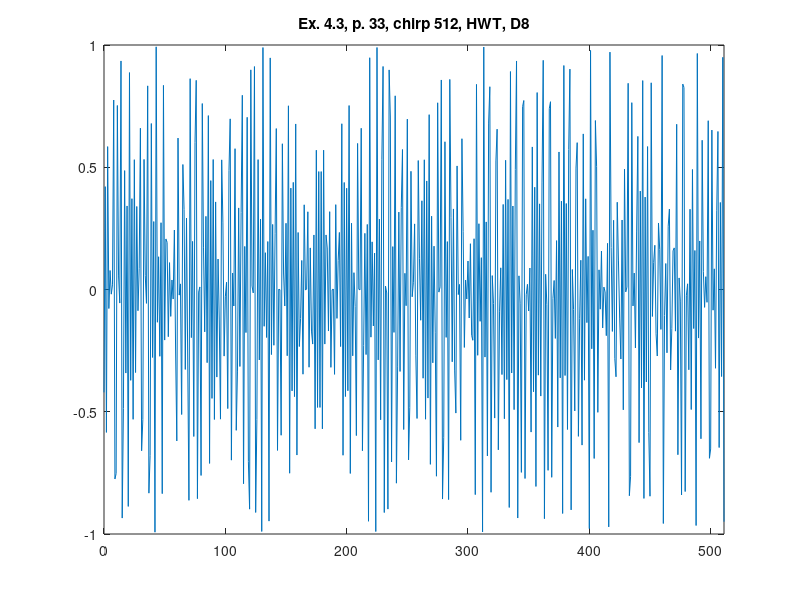

Source code (MATLAB):
%% ========================================================================
%% Programmatic octave notes on "Ripples in Mathematics" by A. Jensen
%% and A. la Cour-Harbo written with a deep gratitude to the authors for
%% this wonderful text. 
%% 
%% Reconstruction of graphs in ex. 4.3, p.33, HWT, D8.
%%
%% Author: Vladimir Kulyukin
%% 
%% NB: I have tested this code in Octave 4.
%% =========================================================================
t = [0:511];

%%y_ex_4_3_chirp_512_p33 = arrayfun(@(x) sin(x*x), t);

y_ex_4_3_chirp_HWT_D8_512_p33 = [
-0.42073549240394825
0.42073549240394825
-0.5844604902748424
0.5844604902748424
-0.07777578328364614
0.07777578328364614
-0.019013100341821965
0.019013100341821965
0.7749570162356223
-0.7749570162356223
-0.7525904329166693
0.7525904329166693
0.05548913688956763
-0.05548913688956763
0.9348124667872284
-0.9348124667872284
-0.4863435069106533
0.4863435069106533
-0.3417258869079653
0.3417258869079653
-0.8871946862825896
0.8871946862825896
-0.3714847903958565
0.3714847903958565
-0.5309845256631979
0.5309845256631979
-0.3395353307380965
0.3395353307380965
-0.08678387079686106
0.08678387079686106
0.6596700240488831
-0.6596700240488831
-0.5320366892710195
0.5320366892710195
0.05671972035603344
-0.05671972035603344
0.8329077384371376
-0.8329077384371376
-0.678830274274118
0.678830274274118
-0.2779133446834451
0.2779133446834451
-0.9925556149893443
0.9925556149893443
-0.1339883143938122
0.1339883143938122
-0.273153948065338
0.273153948065338
-0.8349295985058374
0.8349295985058374
-0.20683557580302625
0.20683557580302625
0.19301361833410707
-0.19301361833410707
0.10995572318950517
-0.10995572318950517
0.03896657888681854
-0.03896657888681854
0.24334947724753758
-0.24334947724753758
-0.619369812341236
0.619369812341236
-0.022938105397253883
0.022938105397253883
-0.5112488672458233
0.5112488672458233
0.32695076925870764
-0.32695076925870764
0.29237029768151246
-0.29237029768151246
-0.8622737465909619
0.8622737465909619
-0.19675267607095487
0.19675267607095487
-0.6011792099621538
0.6011792099621538
0.8554974025300212
-0.8554974025300212
-0.010464307736269829
0.010464307736269829
-0.7605918747815806
0.7605918747815806
0.1732233195864719
-0.1732233195864719
0.29923315752180635
-0.29923315752180635
0.7112992024611975
-0.7112992024611975
0.4453863699734111
-0.4453863699734111
0.531603076712768
-0.531603076712768
0.3581756381635572
-0.3581756381635572
0.12462245152794854
-0.12462245152794854
-0.5302201190562885
0.5302201190562885
0.27239601369028477
-0.27239601369028477
-0.029757504596802167
0.029757504596802167
-0.48698380509764466
0.48698380509764466
0.697912927981363
-0.697912927981363
0.06751794886269236
-0.06751794886269236
0.5759555129093512
-0.5759555129093512
-0.33362489131730577
0.33362489131730577
-0.31478505571979754
0.31478505571979754
0.7943876381589409
-0.7943876381589409
0.1761420670664356
-0.1761420670664356
0.7043194331360096
-0.7043194331360096
-0.8983205929080151
0.8983205929080151
0.013949877230433783
-0.013949877230433783
0.9118746596109768
-0.9118746596109768
-0.5312670522530757
0.5312670522530757
-0.2881119054360536
0.2881119054360536
-0.9896343109072953
0.9896343109072953
-0.15049478087821938
0.15049478087821938
-0.1962206685592119
0.1962206685592119
-0.9472279423420823
0.9472279423420823
-0.26609878895468847
0.26609878895468847
-0.2280644828144155
0.2280644828144155
0.6581920139299431
-0.6581920139299431
0.0012655174564628058
-0.0012655174564628058
-0.596108220103061
0.596108220103061
0.06750948880923074
-0.06750948880923074
0.2709557736053979
-0.2709557736053979
0.7514210224330736
-0.7514210224330736
0.41465514837771994
-0.41465514837771994
0.43811695176328314
-0.43811695176328314
0.6770782534340454
-0.6770782534340454
0.23318097813544492
-0.23318097813544492
-0.1188174164523485
0.1188174164523485
-0.3464112950229175
0.3464112950229175
-0.0020538183004923383
0.0020538183004923383
0.31788784635132805
-0.31788784635132805
0.17012747597463945
-0.17012747597463945
-0.2230995121748695
0.2230995121748695
-0.5697310936483782
0.5697310936483782
-0.4823995447761685
0.4823995447761685
-0.48236222517356164
0.48236222517356164
-0.5698799662312758
0.5698799662312758
-0.2231750454253607
0.2231750454253607
0.16981303991501043
-0.16981303991501043
0.31835544878630345
-0.31835544878630345
-0.00206524825738047
0.00206524825738047
-0.3470637028066153
0.3470637028066153
-0.11814187111598157
0.11814187111598157
0.23330603612376355
-0.23330603612376355
0.6779000225108951
-0.6779000225108951
0.4377205939663764
-0.4377205939663764
0.4141708924343453
-0.4141708924343453
0.7523974771332146
-0.7523974771332146
0.27115989016626474
-0.27115989016626474
0.06881010870728871
-0.06881010870728871
-0.5974118624773229
0.5974118624773229
0.0012420675298340234
-0.0012420675298340234
0.6594877832783557
-0.6594877832783557
-0.2296995544886923
0.2296995544886923
-0.26610962106375097
0.26610962106375097
-0.9479090437425018
0.9479090437425018
-0.19488266746634056
0.19488266746634056
-0.1491214525115731
0.1491214525115731
-0.9898413094698202
0.9898413094698202
-0.28788511048486914
0.28788511048486914
-0.5328434494072053
0.5328434494072053
0.9122277345941432
-0.9122277345941432
0.014025777907944681
-0.014025777907944681
-0.8981205782049697
0.8981205782049697
0.7054488094887372
-0.7054488094887372
0.17542721173921583
-0.17542721173921583
0.7921600778333288
-0.7921600778333288
-0.3166232073421801
0.3166232073421801
-0.33520493334103196
0.33520493334103196
0.5725855762127574
-0.5725855762127574
0.06623272903825345
-0.06623272903825345
0.6968555408638514
-0.6968555408638514
-0.4834463280805283
0.4834463280805283
-0.02974643877349606
0.02974643877349606
0.26832355540426506
-0.26832355540426506
-0.5274552231651154
0.5274552231651154
0.12568809033164974
-0.12568809033164974
0.36286766895856154
-0.36286766895856154
0.5305439142793384
-0.5305439142793384
0.44402216292566954
-0.44402216292566954
0.7151029141044891
-0.7151029141044891
0.2998491277616188
-0.2998491277616188
0.1772781443358882
-0.1772781443358882
-0.7636682994807169
0.7636682994807169
-0.01070143933836265
0.01070143933836265
0.8570065906613662
-0.8570065906613662
-0.6042897930354867
0.6042897930354867
-0.1958442336114559
0.1958442336114559
-0.8592091360743337
0.8592091360743337
0.29564542385750636
-0.29564542385750636
0.32948045269073645
-0.32948045269073645
-0.5054211082018201
0.5054211082018201
-0.020686180865685022
0.020686180865685022
-0.6166907258447332
0.6166907258447332
0.23691784881359756
-0.23691784881359756
0.0387770605762785
-0.0387770605762785
0.11648493791563014
-0.11648493791563014
0.18725735707127056
-0.18725735707127056
-0.20761421242822678
0.20761421242822678
-0.838906422877846
0.838906422877846
-0.26907827740403456
0.26907827740403456
-0.13015717967932544
0.13015717967932544
-0.991843391387649
0.991843391387649
-0.2763949908246711
0.2763949908246711
-0.6807460549689613
0.6807460549689613
0.8293378287002081
-0.8293378287002081
0.05682807442998474
-0.05682807442998474
-0.5258379803054462
0.5258379803054462
0.6557569926035824
-0.6557569926035824
-0.08862136851742723
0.08862136851742723
-0.34788169784871886
0.34788169784871886
-0.5285825910372638
0.5285825910372638
-0.36850342708662165
0.36850342708662165
-0.8914588585147448
0.8914588585147448
-0.341520596697953
0.341520596697953
-0.4913505484509496
0.4913505484509496
0.9346559113552394
-0.9346559113552394
0.05587306718749541
-0.05587306718749541
-0.7479541942291349
0.7479541942291349
0.772973922514395
-0.772973922514395
-0.021218218911524533
0.021218218911524533
-0.08793406152927531
0.08793406152927531
-0.5830932052993045
0.5830932052993045
-0.41823576457855777
0.41823576457855777
-0.8055341435045628
0.8055341435045628
-0.3502721116323621
0.3502721116323621
-0.4358478651050548
0.4358478651050548
0.9373504592704585
-0.9373504592704585
0.06226484832889672
-0.06226484832889672
-0.7396174321931414
0.7396174321931414
0.7681054320253882
-0.7681054320253882
-0.03691742053694902
0.03691742053694902
-0.2000104406752685
0.2000104406752685
-0.5625529212724222
0.5625529212724222
-0.36135316139516493
0.36135316139516493
-0.9160825178931857
0.9160825178931857
-0.35174493296252607
0.35174493296252607
-0.5725234683656601
0.5725234683656601
0.9013927953300812
-0.9013927953300812
0.0817793453760829
-0.0817793453760829
-0.4966464918771595
0.4966464918771595
0.6006088031143355
-0.6006088031143355
-0.11972655406208832
0.11972655406208832
-0.636369290785457
0.636369290785457
-0.3709065763095726
0.3709065763095726
-0.13539646901092134
0.13539646901092134
-0.9779088439268594
0.9779088439268594
-0.2424228927201616
0.2424228927201616
-0.6910970961543182
0.6910970961543182
0.5023905617120434
-0.5023905617120434
0.08041242140457092
-0.08041242140457092
0.1572620145873534
-0.1572620145873534
0.00985171354602965
-0.00985171354602965
-0.18873756345396955
0.18873756345396955
-0.9709217510838727
0.9709217510838727
0.17143139593196677
-0.17143139593196677
0.28308314801669027
-0.28308314801669027
-0.3569488299088712
0.3569488299088712
0.11677559724965164
-0.11677559724965164
-0.284309206717403
0.284309206717403
-0.49214732238322545
0.49214732238322545
-0.009679158003847943
0.009679158003847943
0.843391639188434
-0.843391639188434
-0.7641871137288124
0.7641871137288124
-0.06725232927456826
0.06725232927456826
-0.2390555695389917
0.2390555695389917
0.6262024564990376
-0.6262024564990376
0.40251379856891384
-0.40251379856891384
0.854504871284094
-0.854504871284094
0.3780912959107924
-0.3780912959107924
0.5846215806874844
-0.5846215806874844
-0.8454273270871588
0.8454273270871588
-0.11025151414344234
0.11025151414344234
0.18094957231922293
-0.18094957231922293
-0.27202480874565005
0.27202480874565005
0.16327857519548683
-0.16327857519548683
0.9569893470495148
-0.9569893470495148
-0.10628211015723964
0.10628211015723964
-0.25890709110224996
0.25890709110224996
0.329128625729634
-0.329128625729634
-0.15867930134312497
0.15867930134312497
0.17023181820608219
-0.17023181820608219
0.6758008347114492
-0.6758008347114492
0.04736001443689974
-0.04736001443689974
-0.8402916508658292
0.8402916508658292
0.8262833622235326
-0.8262833622235326
-0.023302398411948255
0.023302398411948255
-0.3283431736313443
0.3283431736313443
-0.4909023286180688
0.4909023286180688
-0.15953878483807393
0.15953878483807393
-0.9653009540628138
0.9653009540628138
-0.1985547803617937
0.1985547803617937
-0.6104558562119364
0.6104558562119364
0.07307018546856678
-0.07307018546856678
0.052377405149267364
-0.052377405149267364
0.6903711316074064
-0.6903711316074064
-0.6521266828036091
0.6521266828036091
-0.08455138535958884
0.08455138535958884
-0.32211904264506835
0.32211904264506835
0.6463302709986753
-0.6463302709986753
0.3559210221225256
-0.3559210221225256
0.9496447789842622
-0.9496447789842622
];

figure;
plot(t, y_ex_4_3_chirp_HWT_D8_512_p33);
xlim([0 511]);
title('Ex. 4.3, p. 33, chirp 512, HWT, D8');
